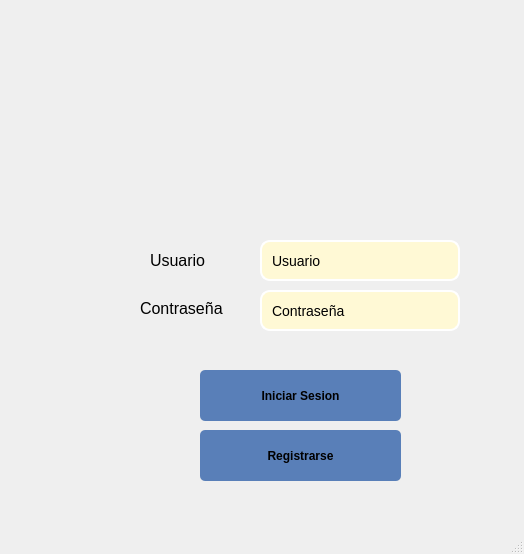
<?xml version="1.0" encoding="UTF-8"?>
<ui version="4.0">
 <class>InicioWindow</class>
 <widget class="QMainWindow" name="InicioWindow">
  <property name="geometry">
   <rect>
    <x>0</x>
    <y>0</y>
    <width>524</width>
    <height>554</height>
   </rect>
  </property>
  <property name="windowTitle">
   <string>Iniciar Sesion</string>
  </property>
  <property name="windowIcon">
   <iconset>
    <disabledoff>../../Falcon.ico</disabledoff>
   </iconset>
  </property>
  <widget class="QWidget" name="centralwidget">
   <widget class="QLabel" name="correo">
    <property name="geometry">
     <rect>
      <x>150</x>
      <y>250</y>
      <width>141</width>
      <height>21</height>
     </rect>
    </property>
    <property name="font">
     <font>
      <pointsize>12</pointsize>
     </font>
    </property>
    <property name="text">
     <string>Usuario</string>
    </property>
   </widget>
   <widget class="QLabel" name="contrasenia">
    <property name="geometry">
     <rect>
      <x>140</x>
      <y>300</y>
      <width>91</width>
      <height>16</height>
     </rect>
    </property>
    <property name="font">
     <font>
      <pointsize>12</pointsize>
     </font>
    </property>
    <property name="text">
     <string>Contraseña</string>
    </property>
   </widget>
   <widget class="QLineEdit" name="usuario">
    <property name="geometry">
     <rect>
      <x>260</x>
      <y>240</y>
      <width>200</width>
      <height>41</height>
     </rect>
    </property>
    <property name="styleSheet">
     <string notr="true">QLineEdit {
          border: 2px solid #ffffff;
          border-radius: 10px;
          padding: 8px;
          font-size: 14px;
          background-color: rgb(255, 249, 213);
      }</string>
    </property>
    <property name="text">
     <string>Usuario</string>
    </property>
    <property name="placeholderText">
     <string>Nombre de Usuario</string>
    </property>
   </widget>
   <widget class="QLineEdit" name="contrasena">
    <property name="geometry">
     <rect>
      <x>260</x>
      <y>290</y>
      <width>200</width>
      <height>41</height>
     </rect>
    </property>
    <property name="styleSheet">
     <string notr="true">QLineEdit {
          border: 2px solid #ffffff;
          border-radius: 10px;
          padding: 8px;
          font-size: 14px;
          background-color: rgb(255, 249, 213);
      }</string>
    </property>
    <property name="text">
     <string>Contraseña</string>
    </property>
    <property name="placeholderText">
     <string>Nombre de Usuario</string>
    </property>
   </widget>
   <widget class="QLabel" name="label">
    <property name="geometry">
     <rect>
      <x>210</x>
      <y>50</y>
      <width>181</width>
      <height>171</height>
     </rect>
    </property>
    <property name="text">
     <string/>
    </property>
    <property name="pixmap">
     <pixmap>Inicio Sesion.png</pixmap>
    </property>
    <property name="scaledContents">
     <bool>true</bool>
    </property>
   </widget>
   <widget class="QPushButton" name="inicio">
    <property name="geometry">
     <rect>
      <x>200</x>
      <y>370</y>
      <width>201</width>
      <height>51</height>
     </rect>
    </property>
    <property name="font">
     <font>
      <family>MS Shell Dlg 2</family>
      <weight>75</weight>
      <italic>false</italic>
      <bold>true</bold>
      <underline>false</underline>
      <strikeout>false</strikeout>
     </font>
    </property>
    <property name="styleSheet">
     <string notr="true">
      QPushButton {
	background-color: rgb(89, 127, 184);
	color: rgb(255, 95, 90);
        color: black;
        border: none;
        border-radius: 5px;
        padding: 10px;
border-color: rgb(182, 247, 245);
      }
      QPushButton:hover {
      	background-color: rgb(89, 127, 184);
border-color: rgb(182, 247, 245);
      }
     
</string>
    </property>
    <property name="text">
     <string>Iniciar Sesion</string>
    </property>
   </widget>
   <widget class="QPushButton" name="registrarse">
    <property name="geometry">
     <rect>
      <x>200</x>
      <y>430</y>
      <width>201</width>
      <height>51</height>
     </rect>
    </property>
    <property name="font">
     <font>
      <family>MS Shell Dlg 2</family>
      <weight>75</weight>
      <italic>false</italic>
      <bold>true</bold>
      <underline>false</underline>
      <strikeout>false</strikeout>
     </font>
    </property>
    <property name="styleSheet">
     <string notr="true">
      QPushButton {
	background-color: rgb(89, 127, 184);
	color: rgb(255, 95, 90);
        color: black;
        border: none;
        border-radius: 5px;
        padding: 10px;
      }
      QPushButton:hover {
      	background-color: rgb(89, 127, 184);
      }
     
     </string>
    </property>
    <property name="text">
     <string>Registrarse</string>
    </property>
   </widget>
  </widget>
  <widget class="QMenuBar" name="menubar">
   <property name="geometry">
    <rect>
     <x>0</x>
     <y>0</y>
     <width>524</width>
     <height>21</height>
    </rect>
   </property>
  </widget>
  <widget class="QStatusBar" name="statusbar"/>
 </widget>
 <resources/>
 <connections/>
</ui>
